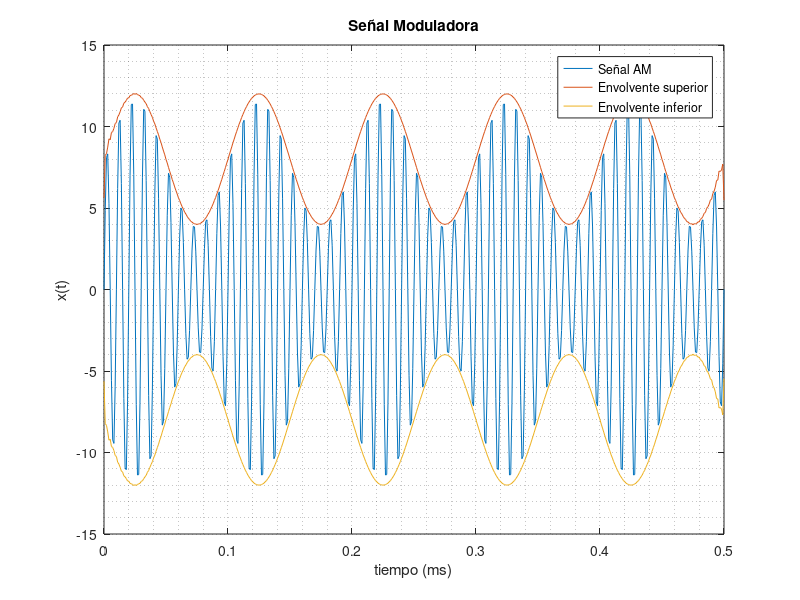

MATLAB code to generate this figure:
clear all;close all;clc

%Variables de control
Ec = 8;
Em = 4;
m = 0.5;
Vmax = Ec+Em;
Vmin = Ec-Em; 
fc=100;
fm = 10;
Ts=0.5;         %Tiempo de muestreo
t = 0:1e-3:Ts; %Tiempo



%Señal moduladora
x = Ec*sin(2*pi*fc*t)-m*(Ec/2)*cos(2*pi*(fc+fm)*t)...
    +m*(Ec/2)*cos(2*pi*(fc-fm)*t);
%Envolvente
dt=1/fc;
n = t * dt;% serie temporal
z = hilbert(x);% transformada de Hilbert
a = abs(z);% envolvente
figure("Name","Envolvente");
plot(t,x,t,a,t,(a*-1));
title('Señal Moduladora')
xlabel('tiempo (ms)');
ylabel('x(t)'); grid minor;
legend("Señal AM","Envolvente superior","Envolvente inferior");
